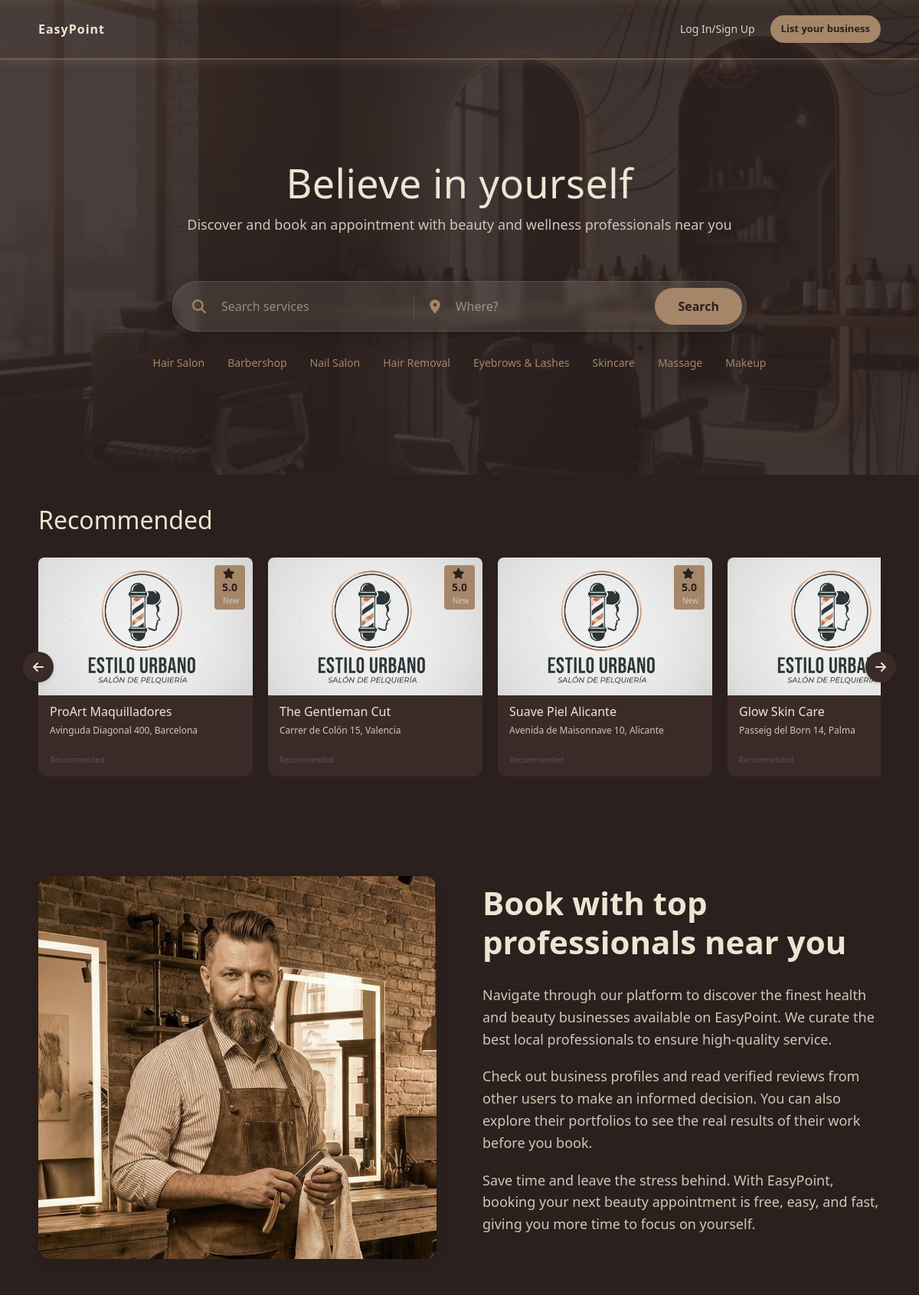
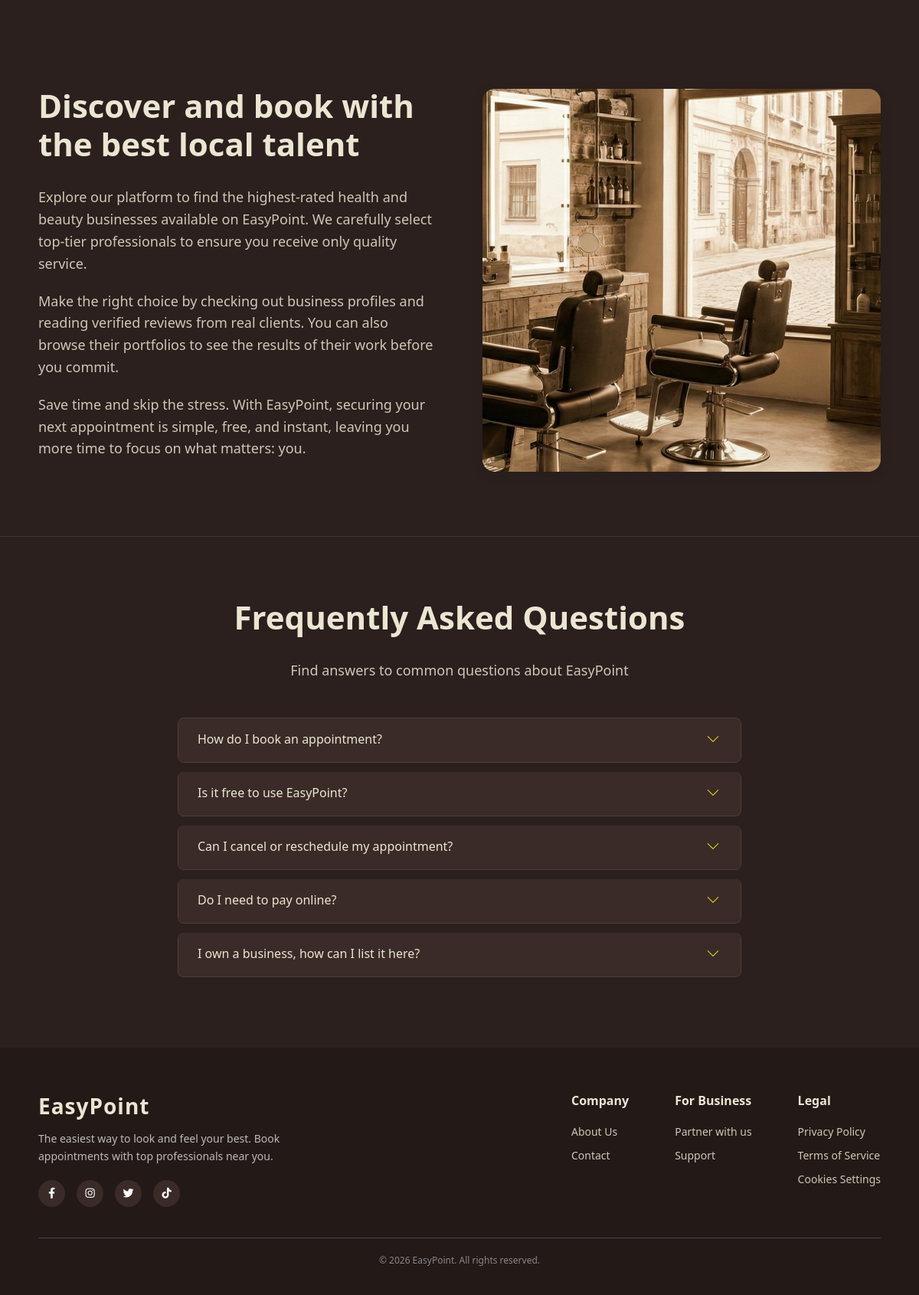
The page / on the database its author committed (2 pictures, top to bottom).
### tables this page shows
CREATE TABLE `users` (
  `id` int NOT NULL,
  `username` varchar(50) NOT NULL,
  `email` varchar(100) NOT NULL,
  `password` varchar(255) NOT NULL,
  `role` enum('admin','user','store') DEFAULT 'user',
  `is_confirmed` tinyint(1) DEFAULT '0',
  `token` varchar(100) DEFAULT NULL,
  `created_at` timestamp NULL DEFAULT CURRENT_TIMESTAMP,
  `business_name` varchar(100) DEFAULT NULL,
  `address` varchar(255) DEFAULT NULL,
  `postal_code` varchar(10) DEFAULT NULL,
  `phone` varchar(20) DEFAULT NULL,
  `city` varchar(100) DEFAULT NULL
);

### index.php (the view, shortened to what the rows shown need)
<?php
$action = $_GET['action'] ?? 'home';
$userModel = new User();
$stores = [];
if ($action === 'home') {
    $searchTerm = $_GET['q'] ?? null;
    $locationTerm = $_GET['loc'] ?? null;
    $categoryFilter = $_GET['category'] ?? null;
    if ($searchTerm || $locationTerm) {
        $stores = $userModel->searchStores($searchTerm, $locationTerm);
    } else {
        $stores = $userModel->getRecommendedStores($categoryFilter);
    }
}
?>
<!DOCTYPE html>
<html lang="en">
<head>
    <link rel="stylesheet" href="https://cdnjs.cloudflare.com/ajax/libs/font-awesome/6.4.0/css/all.min.css">
    <link href="https://cdn.jsdelivr.net/npm/bootstrap@5.3.0/dist/css/bootstrap.min.css" rel="stylesheet">
    <link rel="stylesheet" href="public/css/styles.css">
</head>
<body>
    <header>
        <div class="central-content">
            <h1 class="main-title">Believe in yourself</h1>
        </div>
    </header>
    <section class="recommended-section">
        <h2 class="section-title">Recommended</h2>
        <div class="carousel-container">
            <div class="shops-grid">
                <?php if (empty($stores)): ?>
                    <p style="padding: 20px;">No stores available yet. Be the first to join!</p>
                <?php else: ?>
                    <?php foreach ($stores as $store): ?>
                        <?php
                        $name = !empty($store['business_name']) ? htmlspecialchars($store['business_name']) : 'Unnamed Business';
                        $addressParts = [];
                        if (!empty($store['address']))
                            $addressParts[] = htmlspecialchars($store['address']);
                        if (!empty($store['city']))
                            $addressParts[] = htmlspecialchars($store['city']);
                        $fullAddress = implode(', ', $addressParts);
                        $image = !empty($store['logo_url']) ? 'public/' . htmlspecialchars($store['logo_url']) : 'public/assets/images/tienda-1.png';
                        $ratingVal = isset($store['avg_rating']) ? number_format($store['avg_rating'], 1) : '5.0';
                        $reviewCount = isset($store['review_count']) ? $store['review_count'] : 0;
                        $reviewText = ($reviewCount > 0) ? "($reviewCount)" : "New";
                        ?>
                        <a href="index.php?action=view_business&id=<?php echo $store['id']; ?>"
                            style="text-decoration: none; color: inherit;">
                            <article class="shop-card">
                                <div class="image-container">
                                    <img src="<?php echo $image; ?>" alt="<?php echo $name; ?>" class="shop-image">
                                    <div class="rating-label">
                                        <i class="fas fa-star" style="margin-right: 3px;"></i>
                                        <?php echo $ratingVal; ?>
                                        <span class="reviews-text" style="margin-left: 3px;">
                                            <?php echo $reviewText; ?>
                                        </span>
                                    </div>
                                </div>
                                <div class="shop-info">
                                    <h3 class="shop-name"><?php echo $name; ?></h3>
                                    <p class="shop-address"><?php echo $fullAddress; ?></p>
                                    <span class="sponsored-text">Recommended</span>
                                </div>
                            </article>
                        </a>
                    <?php endforeach; ?>
                <?php endif; ?>
            </div>
        </div>
    </section>
    <section class="features-section">
        <div class="features-container">
            <div class="features-content">
                <h2 class="features-title">Book with top professionals near you</h2>
            </div>
        </div>
    </section>
    <section class="features-section">
        <div class="features-container">
            <div class="features-content">
                <h2 class="features-title">Discover and book with the best local talent</h2>
            </div>
        </div>
    </section>
    <section class="faq-section">
        <div class="container">
            <div class="row justify-content-center">
                <div class="col-12 col-md-10 col-lg-8">
                    <h2 class="features-title text-center">Frequently Asked Questions</h2>
                    <div class="accordion" id="faqAccordion">
                        <div class="accordion-item easypoint-accordion">
                            <h2 class="accordion-header" id="headingOne">
                                <button class="accordion-button collapsed" type="button" data-bs-toggle="collapse" data-bs-target="#collapseOne" aria-expanded="true" aria-controls="collapseOne">
                                    How do I book an appointment?
                                </button>
                            </h2>
                        </div>
                        <div class="accordion-item easypoint-accordion">
                            <h2 class="accordion-header" id="headingTwo">
                                <button class="accordion-button collapsed" type="button" data-bs-toggle="collapse" data-bs-target="#collapseTwo" aria-expanded="false" aria-controls="collapseTwo">
                                    Is it free to use EasyPoint?
                                </button>
                            </h2>
                        </div>
                        <div class="accordion-item easypoint-accordion">
                            <h2 class="accordion-header" id="headingThree">
                                <button class="accordion-button collapsed" type="button" data-bs-toggle="collapse" data-bs-target="#collapseThree" aria-expanded="false" aria-controls="collapseThree">
                                    Can I cancel or reschedule my appointment?
                                </button>
                            </h2>
                        </div>
                        <div class="accordion-item easypoint-accordion">
                            <h2 class="accordion-header" id="headingFour">
                                <button class="accordion-button collapsed" type="button" data-bs-toggle="collapse" data-bs-target="#collapseFour" aria-expanded="false" aria-controls="collapseFour">
                                    Do I need to pay online?
                                </button>
                            </h2>
                        </div>
                        <div class="accordion-item easypoint-accordion">
                            <h2 class="accordion-header" id="headingFive">
                                <button class="accordion-button collapsed" type="button" data-bs-toggle="collapse" data-bs-target="#collapseFive" aria-expanded="false" aria-controls="collapseFive">
                                    I own a business, how can I list it here?
                                </button>
                            </h2>
                        </div>
                    </div>
                </div>
            </div>
        </div>
    </section>
    <footer class="main-footer">
        <div class="footer-container">
            <div class="footer-brand">
                <h2 class="footer-logo">EasyPoint</h2>
            </div>
        </div>
    </footer>
</body>
</html>

### rows shown on the page
users: ratingVal "5.0", reviewText "New", business_name "ProArt Maquilladores", fullAddress "Avinguda Diagonal 400, Barcelona"
users: ratingVal "5.0", reviewText "New", business_name "The Gentleman Cut", fullAddress "Carrer de Colón 15, Valencia"
users: ratingVal "5.0", reviewText "New", business_name "Suave Piel Alicante", fullAddress "Avenida de Maisonnave 10, Alicante"
users: business_name "Glow Skin Care", fullAddress "Passeig del Born 14, Palma"

### other values the page prints
$cat "Hair Salon"
$cat "Barbershop"
$cat "Nail Salon"
$cat "Hair Removal"
$cat "Eyebrows & Lashes"
$cat "Skincare"
$cat "Massage"
$cat "Makeup"
